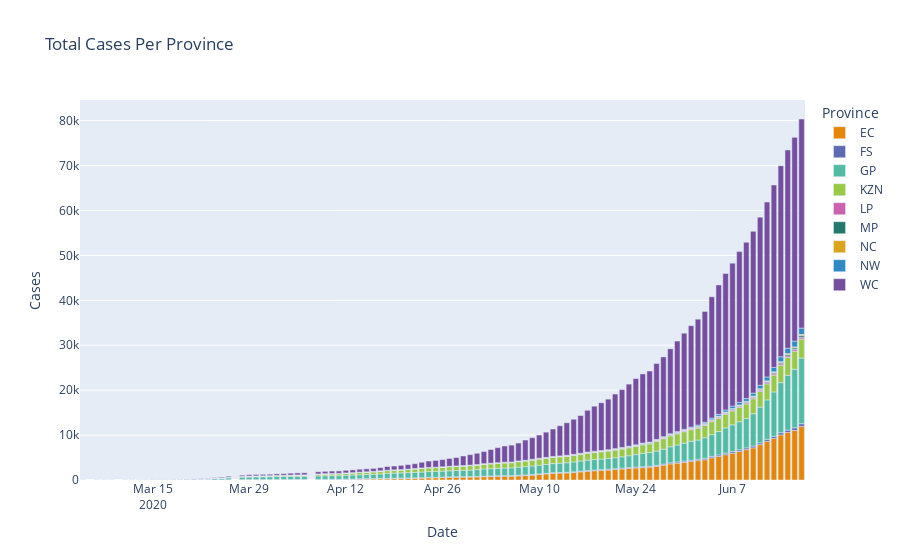

Notebook code cell kept with this figure:
### Code cell
fig = px.bar(state_plotly, title='Total Cases Per Province', x='Date', y='Cases', color='Province',
             barmode='relative', color_discrete_sequence=colour_series)
fig.update_traces(hovertemplate=None)
fig.update_layout(hovermode="x")
fig.show()
